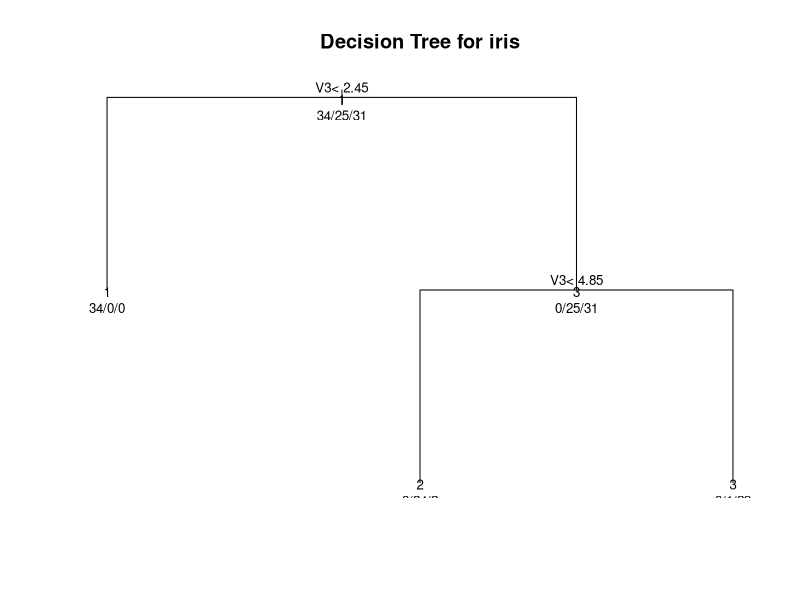
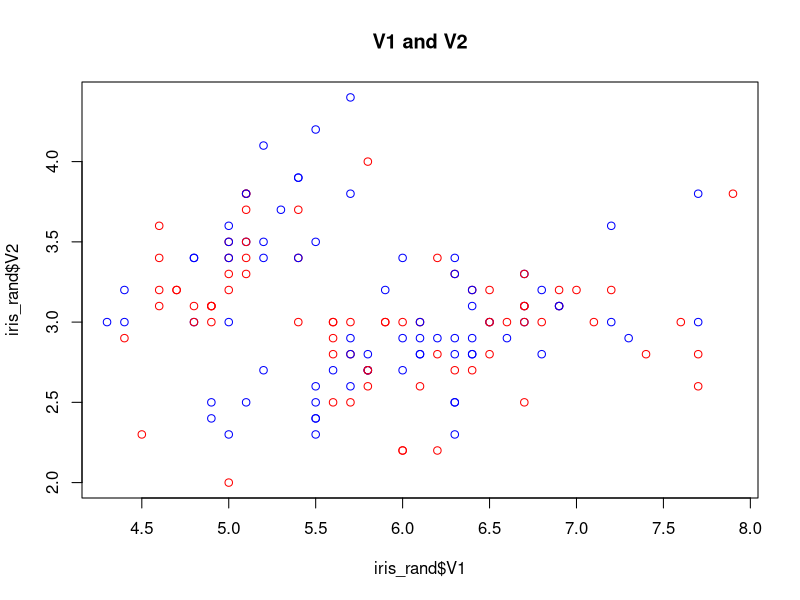
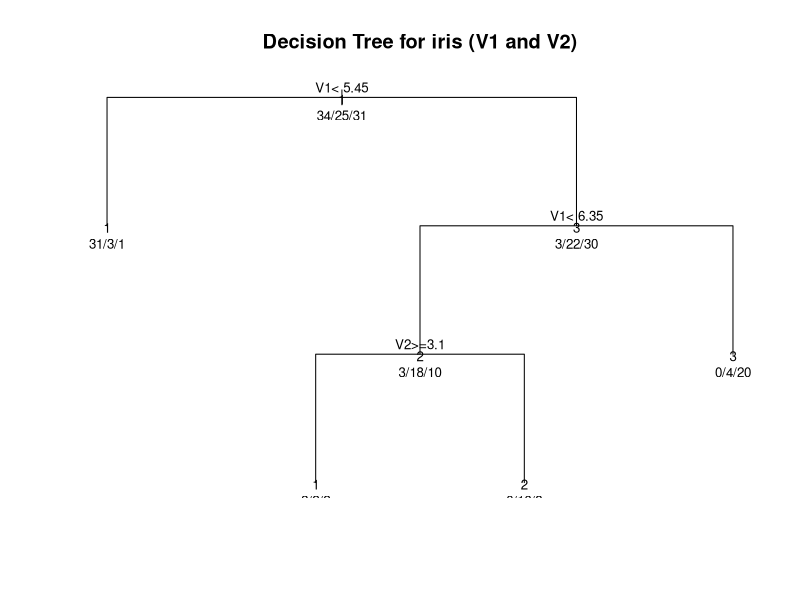

These charts were generated, in order, by the following R code:
# -------------------------
# Read in "iris.csv" from last week's clustering lab.
# Write a script to do the following:
# 
# 1) Learn a decision tree for the 3 classes of iris. Save some data for testing.
#    Mix up the ordering of the rows - use iris_rand=iris[sample(150,150,)] to do this.
# 2) Test it by scoring the accuracy on test data using different degrees of pruning.
# 3) Scatterplot 2 selected variables of the data (and colour code according 
#    to the decision tree output), display the learnt tree and calculate the accuracy.
# 4) Compare the accuracy of the different pruned trees to KNN with different values of k.
# -------------------------

# Read in datasets and combine them into one
iris <- cbind(
  read.csv("../Lab 2 - Clustering/iris.csv", sep=",", header=FALSE),
  read.csv("../Lab 2 - Clustering/iris_real.csv", sep=",", header=FALSE)
)

# Post-concatenation, col 5 is the same as col 1, so rename it to avoid confusion
names(iris)[5] = "V5"

# Randomise the dataset
iris_rand <- iris[sample(150, 150), ]

# Separate values (X) and class (y)
X <- iris_rand[, 1:4]
y <- iris_rand[, 5]

# Create train and test datasets (60/40 split)
X_train <- X[1:90, ]
y_train <- y[1:90]

X_test <- X[90:150, ]
y_test <- y[90:150]

# Create a decision tree
install.packages("rpart")
library(rpart)
fit <- rpart(y_train~., method="class", data=X_train)

# Plot the decision tree
plot(fit, uniform=TRUE, main="Decision Tree for iris")
text(fit, use.n=TRUE, all=TRUE, cex=.8)

# Make predictions on the test set
tree_pred <- predict(fit, X_test, type="class")

# Compare this to the actual test values to get the accuracy
accuracy <- sum(tree_pred == y_test) / length(y_test)
print(accuracy)


# See what effect pruning has (using the cp parameter)
for (i in c(0.1, 0.5, 0.9)) {
  pfit <- prune(fit, cp=i)
  # plot(pfit, uniform=TRUE, main="Pruned decision tree for iris")
  # text(pfit, use.n=TRUE, all=TRUE, cex=.8)
  
  # Calculate the accuracy of the pruned tree
  tree_pred <- predict(pfit, X_test, type='class')
  accuracy <- sum(tree_pred == y_test) / length(y_test)
  message("cp: " , i, ", Accuracy: ", accuracy)
}


# Select 2 variables of the data
vars = c("V1", "V2")

# Plot them on a scatterplot
plot(
  iris_rand$V1, iris_rand$V2,
  main="V1 and V2",
  col=c("blue", "red")
)

# Get a subset of the X datasets, just containing the above columns
X_train_2 = X_train[, vars]
X_test_2 = X_test[, vars]

# Fit the decision tree and create a graph
fit <- rpart(y_train~., method='class', data=X_train_2)
plot(fit, uniform=TRUE, main="Decision Tree for iris (V1 and V2)")
text(fit, use.n=TRUE, all=TRUE, cex=.8)

# Make predictions on the test set
irispred <- predict(fit, X_test_2, type="class")

# Compare this to the actual test values to get the accuracy
accuracy <- sum(irispred == y_test) / length(y_test)
print(accuracy)
